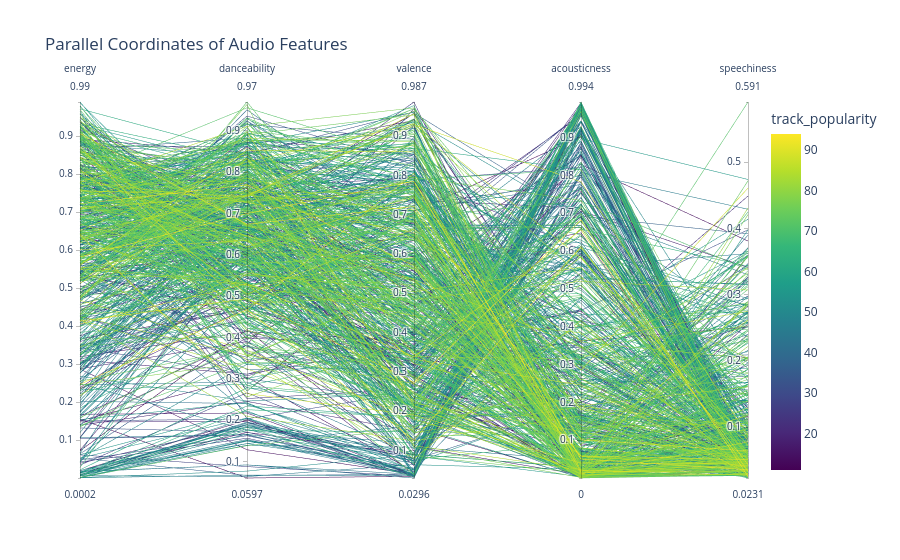

Source (notebook cell):
### Code cell
if not hasattr(pd.DataFrame, "iteritems"):
    pd.DataFrame.iteritems = pd.DataFrame.items

parallel_df = df[
    [
        "energy",
        "danceability",
        "valence",
        "acousticness",
        "speechiness",
        "track_popularity"
    ]
].dropna()

sample_df = parallel_df.sample(
    min(800, len(parallel_df)),
    random_state=42
)

fig = px.parallel_coordinates(
    sample_df,
    dimensions=[
        "energy",
        "danceability",
        "valence",
        "acousticness",
        "speechiness"
    ],
    color="track_popularity",
    color_continuous_scale=px.colors.sequential.Viridis,
    title="Parallel Coordinates of Audio Features"
)

fig.show()

### Figure 1 — Plotly figure (JSON) as saved in the notebook; plotly's stock layout.template omitted (floating-point values rounded to 4 significant figures; data arrays with more than 128 entries replaced by an {"elided": "..."} marker saying what was removed)
{"data": [{"dimensions": [{"label": "energy", "values": {"elided": "800 float values"}}, {"label": "danceability", "values": {"elided": "800 float values"}}, {"label": "valence", "values": {"elided": "800 float values"}}, {"label": "acousticness", "values": {"elided": "800 float values"}}, {"label": "speechiness", "values": {"elided": "800 float values"}}], "domain": {"x": [0, 1], "y": [0, 1]}, "line": {"color": {"elided": "800 int values"}, "coloraxis": "coloraxis"}, "name": "", "type": "parcoords"}], "layout": {"coloraxis": {"colorbar": {"title": {"text": "track_popularity"}}, "colorscale": [[0, "#440154"], [0.1111, "#482878"], [0.2222, "#3e4989"], [0.3333, "#31688e"], [0.4444, "#26828e"], [0.5556, "#1f9e89"], [0.6667, "#35b779"], [0.7778, "#6ece58"], [0.8889, "#b5de2b"], [1, "#fde725"]]}, "legend": {"tracegroupgap": 0}, "title": {"text": "Parallel Coordinates of Audio Features"}}}
